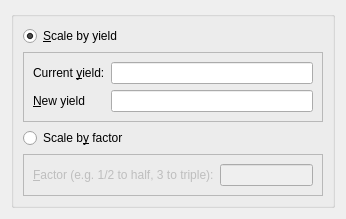
<?xml version="1.0" encoding="UTF-8"?>
<ui version="4.0">
 <class>ResizeRecipeDialog</class>
 <widget class="QWidget" name="ResizeRecipeDialog">
  <property name="geometry">
   <rect>
    <x>0</x>
    <y>0</y>
    <width>346</width>
    <height>174</height>
   </rect>
  </property>
  <layout class="QVBoxLayout" name="verticalLayout">
   <item>
    <widget class="KButtonGroup" name="m_buttonGroup">
     <layout class="QVBoxLayout" name="verticalLayout_2">
      <item>
       <widget class="QRadioButton" name="m_yieldButton">
        <property name="text">
         <string>&amp;Scale by yield</string>
        </property>
        <property name="checked">
         <bool>true</bool>
        </property>
       </widget>
      </item>
      <item>
       <widget class="QFrame" name="m_yieldFrame">
        <property name="enabled">
         <bool>true</bool>
        </property>
        <property name="frameShape">
         <enum>QFrame::StyledPanel</enum>
        </property>
        <property name="frameShadow">
         <enum>QFrame::Raised</enum>
        </property>
        <layout class="QFormLayout" name="formLayout">
         <item row="0" column="1">
          <widget class="KLineEdit" name="m_currentYieldInput">
           <property name="readOnly">
            <bool>true</bool>
           </property>
          </widget>
         </item>
         <item row="1" column="0">
          <widget class="QLabel" name="label_2">
           <property name="text">
            <string>&amp;New yield</string>
           </property>
           <property name="buddy">
            <cstring>m_newYieldInput</cstring>
           </property>
          </widget>
         </item>
         <item row="0" column="0">
          <widget class="QLabel" name="label">
           <property name="text">
            <string>Current &amp;yield:</string>
           </property>
           <property name="buddy">
            <cstring>m_currentYieldInput</cstring>
           </property>
          </widget>
         </item>
         <item row="1" column="1">
          <widget class="FractionInput" name="m_newYieldInput"/>
         </item>
        </layout>
       </widget>
      </item>
      <item>
       <widget class="QRadioButton" name="m_factorButton">
        <property name="text">
         <string>Scale b&amp;y factor</string>
        </property>
       </widget>
      </item>
      <item>
       <widget class="QFrame" name="m_factorFrame">
        <property name="enabled">
         <bool>false</bool>
        </property>
        <property name="frameShape">
         <enum>QFrame::StyledPanel</enum>
        </property>
        <property name="frameShadow">
         <enum>QFrame::Raised</enum>
        </property>
        <layout class="QFormLayout" name="formLayout_2">
         <item row="0" column="0">
          <widget class="QLabel" name="label_3">
           <property name="text">
            <string>&amp;Factor (e.g. 1/2 to half, 3 to triple):</string>
           </property>
           <property name="buddy">
            <cstring>m_factorInput</cstring>
           </property>
          </widget>
         </item>
         <item row="0" column="1">
          <widget class="FractionInput" name="m_factorInput"/>
         </item>
        </layout>
       </widget>
      </item>
     </layout>
    </widget>
   </item>
  </layout>
 </widget>
 <customwidgets>
  <customwidget>
   <class>KButtonGroup</class>
   <extends>QGroupBox</extends>
   <header>kbuttongroup.h</header>
   <container>1</container>
  </customwidget>
  <customwidget>
   <class>KLineEdit</class>
   <extends>QLineEdit</extends>
   <header>klineedit.h</header>
  </customwidget>
  <customwidget>
   <class>FractionInput</class>
   <extends>QLineEdit</extends>
   <header>widgets/fractioninput.h</header>
  </customwidget>
 </customwidgets>
 <resources/>
 <connections/>
</ui>
